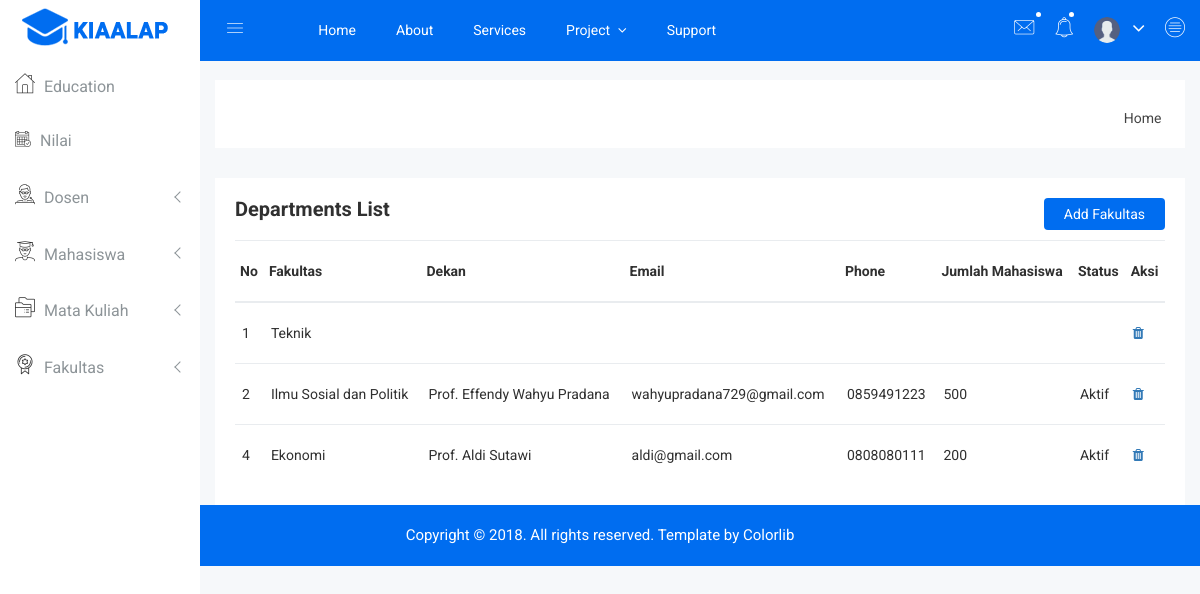
The page /kiaalap-master/admin.php?p=view_fakultas on the database its author committed.
### tables this page shows
CREATE TABLE `fakultas` (
  `kd_fakultas` int(11) NOT NULL,
  `fakultas` varchar(50) DEFAULT NULL,
  `dekan` varchar(50) DEFAULT NULL,
  `email` text,
  `no_tlp` text,
  `jumlah_mahasiswa` int(11) DEFAULT NULL,
  `status` text
);

### kiaalap-master/dashboard/view-fakultas.php (the view)
<div class="col-lg-12 col-md-12 col-sm-12 col-xs-12">
                        <div class="product-status-wrap drp-lst">
                            <h4>Departments List</h4>
                            <div class="add-product">
                                <a href="?p=tambah_fakultas">Add Fakultas</a>
                            </div>
                            <div class="asset-inner">
                                <table>
                                    <tr>
                                        <th>No</th>
                                        <th>Fakultas</th>
                                        <th>Dekan</th>
                                        <th>Email</th>
                                        <th>Phone</th>
                                        <th>Jumlah Mahasiswa</th>
                                        <th>Status</th>
                                        <th>Aksi</th>
                                    </tr>
                                    <?php
                                    $host = mysqli_connect("localhost","root","","sistem_akademik");
                                    $query = mysqli_query($host,"SELECT * FROM fakultas");
                                    while($arr = mysqli_fetch_array($query)){
                                    ?>
                                    <tr>
                                        <td><?php echo $arr['kd_fakultas']; ?></td>
                                        <td><?php echo $arr['fakultas']; ?></td>
                                        <td><?php echo $arr['dekan']; ?></td>
                                        <td><?php echo $arr['email']; ?></td>
                                        <td><?php echo $arr['no_tlp']; ?></td>
                                        <td><?php echo $arr['jumlah_mahasiswa']; ?></td>
                                        <td><?php echo $arr['status']; ?></td>
                                        <td><a href="dashboard/hapus-fakultas.php?id=<?php echo $arr['kd_fakultas'] ?>"><i class="fa fa-trash"></i></a></td>
                                    </tr>
                                <?php } ?>
                                </table>
                            </div>
                        </div>
                    </div>
                </div>

### kiaalap-master/css/main.css (style rules this page uses)
html { color: #222; font-size: 1em; line-height: 1.4; }

### rows shown on the page
fakultas: kd_fakultas "1", fakultas "Teknik"
fakultas: kd_fakultas "2", fakultas "Ilmu Sosial dan Politik", dekan "Prof. Effendy Wahyu Pradana", email "wahyupradana729@gmail.com", no_tlp "0859491223", jumlah_mahasiswa "500", status "Aktif"
fakultas: kd_fakultas "4", fakultas "Ekonomi", dekan "Prof. Aldi Sutawi", email "aldi@gmail.com", no_tlp "0808080111", jumlah_mahasiswa "200", status "Aktif"
